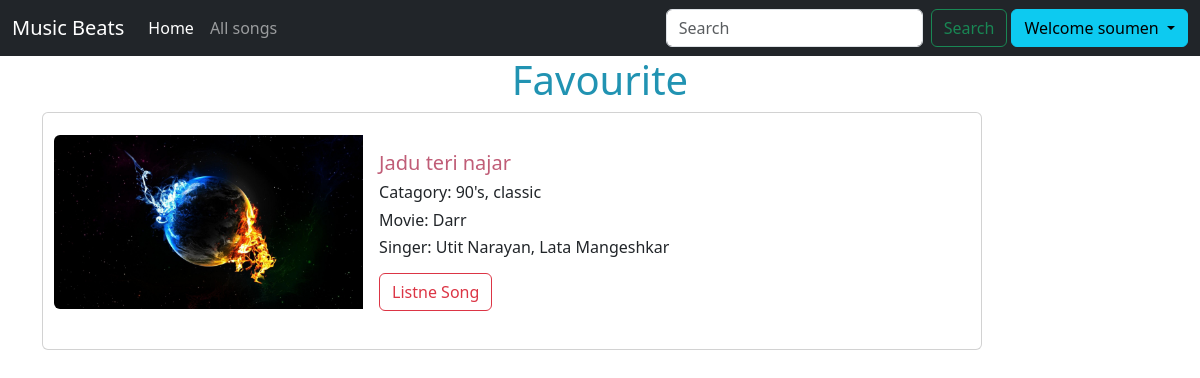
The page /songs/favourite/ (signed in) on the database as committed earlier.
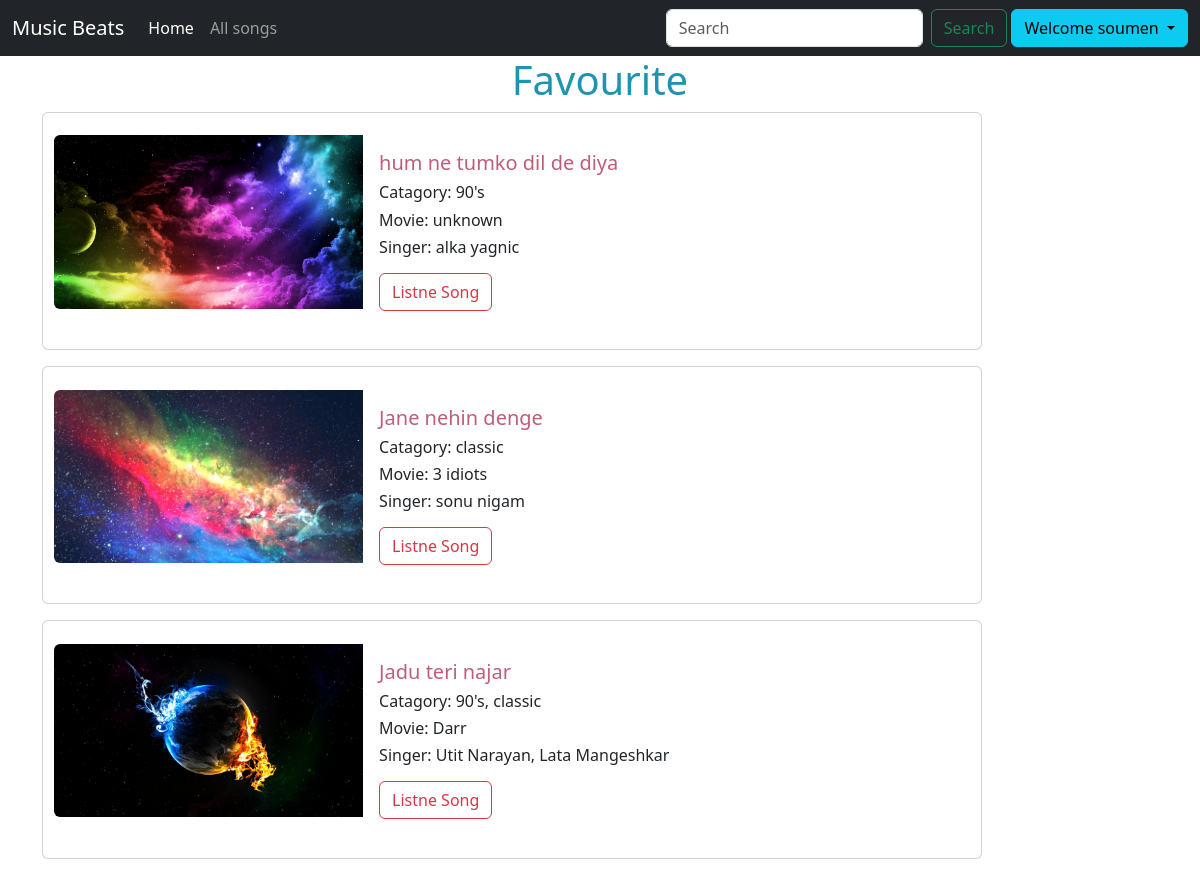
The same page on the database as committed later.
### musicbeats/models.py (models this page shows, shortened)
class Favourite(models.Model):
    Favourite_id = models.AutoField(primary_key=True)
    user = models.ForeignKey(User, on_delete=models.CASCADE, default='')
    song = models.ForeignKey(Song, on_delete=models.CASCADE, default='')

class Song(models.Model):
    song_id=models.AutoField(primary_key=True)
    name=models.CharField(max_length=2000)
    singer=models.CharField(max_length=2000)
    tags= models.CharField(max_length=100)
    image= models.ImageField(upload_to="Documents/images")
    song= models.FileField(upload_to="Documents/songs")
    movie=models.CharField( max_length=100, default='unknown')
    credit=models.CharField( max_length=5000, default='No one')

### musicbeats/views.py (the view)
# urls.py: path('songs/favourite/', views.favourite, name='fav'),
@login_required(login_url='login')
def favourite(request):
    context={}
    favourite_obj=Favourite.objects.filter(user=request.user).all()
    context['fav_objs']=favourite_obj
    return render(request, 'favourite.html', context)

### musicbeats/templates/favourite.html (shortened to what this page needs)
{% extends "base.html" %}
{% load static %}
{% block content %}
    <h1 style="color:#2193b2;" class="text-center">Favourite</h1>
    <div class="container" >
        {% for fav_obj in fav_objs reversed %}
        <div class="card mb-3" style="max-width: 940px; padding-top:2%; padding-bottom:2%; padding-left:1%">
            <div class="row g-0">
            <div class="col-md-4">
                <img src="{% static fav_obj.song.image %}" class="img-fluid rounded-start" alt="...">
            </div>
            <div class="col-md-8">
                <div class="card-body">
                    <h5 class="card-title" style="color:#c05d77">{{fav_obj.song.name}}</h5>
                    <h6>Catagory: {{fav_obj.song.tags}}</h6>
                    <h6>Movie: {{fav_obj.song.movie}}</h6>
                    <h6>Singer: {{fav_obj.song.singer}}</h6>
                    <a href="{% url "listne_song" fav_obj.song.song_id %}"><button class="btn btn-outline-danger">Listne Song</button></a>
                </div>
            </div>
            </div>
        </div>
        {% endfor %}
    </div>
{% endblock content %}

Rows that differ between the two databases and show on the page:
added Favourite: song.image (picture), song.name "hum ne tumko dil de diya", song.tags "90's", song.movie "unknown", song.singer "alka yagnic"
added Favourite: song.image (picture), song.name "Jane nehin denge", song.tags "classic", song.movie "3 idiots", song.singer "sonu nigam"
